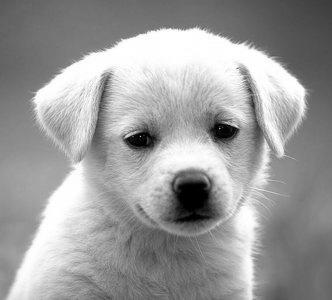
#> input picture dog.jpg, 332 x 300 px
$ python vector.py
#> lines starting #> are read from the running program, lines starting #| are printed output that depends on the picture
from sklearn.utils import shuffle
import numpy as np
import matplotlib.pyplot as plt
from sklearn.cluster import KMeans

image = plt.imread("dog.jpg")
#> image is the input picture: shape (300, 332, 3); min 0, max 255, mean 155.7
plt.imshow(image)
plt.axis('off')
# plt.show()

type(image)

print(image.shape)
#| (300, 332, 3)
print(image.size)
#| 298800

w, h, d = image.shape
#> w = 300; h = 332; d = 3
image_array = image.reshape(w*h, d)
print(image_array.shape)
#| (99600, 3)

image_array = image_array/255
array_sample = shuffle(image_array, random_state=1)[:2000]
#> array_sample = 2000 rows, first 8: [0.945, 0.945, 0.945], [0.557, 0.557, 0.557], [0.996, 0.996, 0.996], [0.333, 0.333, 0.333], [1, 1, 1], [1, 1, 1], [0.933, 0.933, 0.933], [0.404, 0.404, 0.404]
array_sample.size

kmeans = KMeans(n_clusters=6, random_state=1)
kmeans.fit(array_sample)

varL = kmeans.predict(image_array)

print(kmeans.cluster_centers_)
e = kmeans.cluster_centers_


def createImage(c, varL, w, h, d):
    image = np.zeros((w, h, d))
    label_idx=0

    for i in range(w):
        for j in range(h):
            image[i][j] = c[varL[label_idx]]
            label_idx+=1

    return image

plt.figure(1)
plt.axis('off')
plt.title("original")
plt.imshow(image)
plt.show()
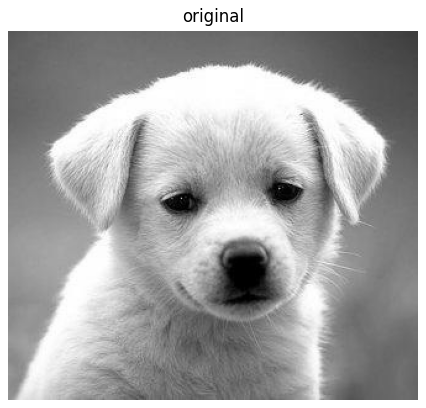
#> figure drawn by matplotlib, 1 panel
plt.figure(2)
plt.axis('off')
plt.title("reduced")
plt.imshow(createImage(e,varL,w,h,d))
#> after the loop in createImage, `for i in range(w):`: label_idx = 99600
plt.show()

$ run again, with Kitchen.png saved as dog.jpg
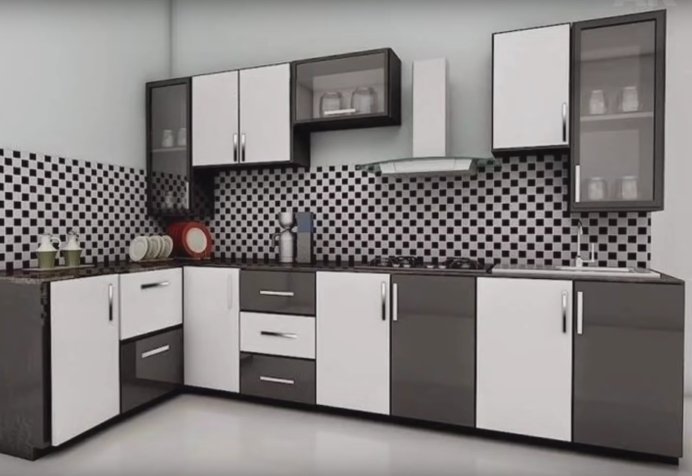
#> input picture Kitchen.png, 1384 x 951 px (shown at 1/2 size)
#> image is the input picture: shape (951, 1384, 3); mean R, G, B 134.9, 130.9, 129.9
#| (951, 1384, 3)
#| 3948552
#| (1316184, 3)
#> array_sample = 2000 rows, first 8: [0.251, 0.227, 0.227], [0.82, 0.804, 0.8], [0.741, 0.725, 0.722], [0.239, 0.216, 0.224], [0.71, 0.686, 0.694], [0.471, 0.447, 0.447], [0.451, 0.435, 0.431], [0.757, 0.741, 0.737]
#> `plt.show()`:
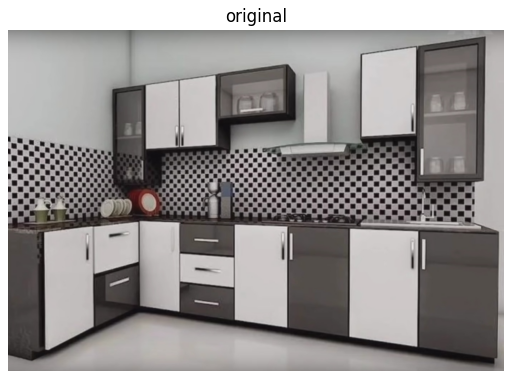
#> figure drawn by matplotlib, 1 panel
#> after the loop in createImage, `for i in range(w):`: label_idx = 1316184

$ run again, with bird.jpeg copied over dog.jpg
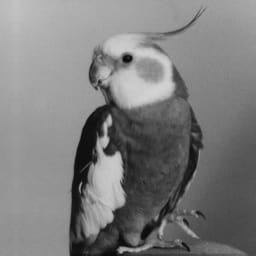
#> input picture bird.jpeg, 256 x 256 px
#> image is the input picture: shape (256, 256, 3); min 4, max 211, mean 125.4
#| (256, 256, 3)
#| 196608
#| (65536, 3)
#> array_sample = 2000 rows, first 8: [0.467, 0.467, 0.467], [0.616, 0.616, 0.616], [0.659, 0.659, 0.659], [0.792, 0.792, 0.792], [0.663, 0.663, 0.663], [0.239, 0.239, 0.239], [0.388, 0.388, 0.388], [0.545, 0.545, 0.545]
#> `plt.show()`:
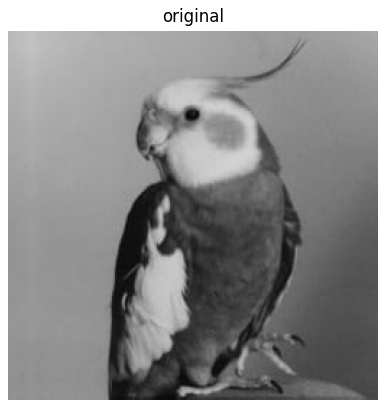
#> figure drawn by matplotlib, 1 panel
#> after the loop in createImage, `for i in range(w):`: label_idx = 65536
